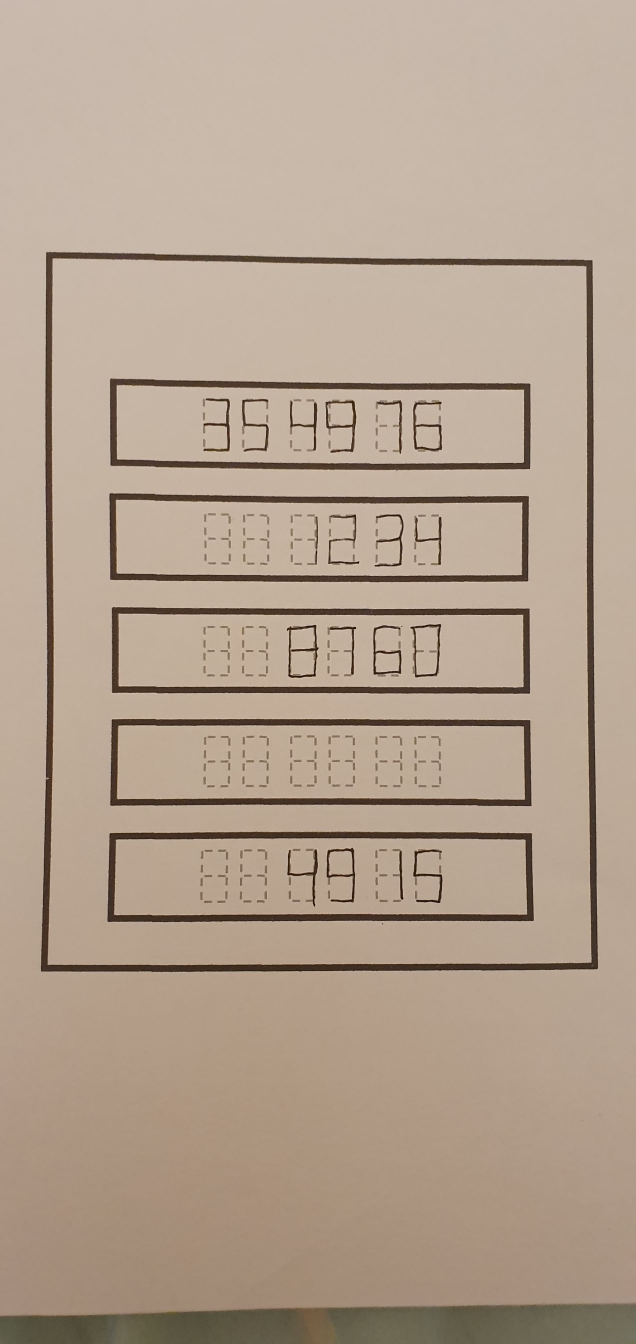
#> input picture examples/images/scorecard1.png, 1908 x 4032 px, found by its file name (shown at 1/3 size)
$ python -i recog.py   (imports and definitions only)
#> lines starting #> are read from the running program, lines starting #| are printed output that depends on the picture; after the words box and inside, x2 and y2 are one past the last pixel; in counts of white or black regions, pixels touching at a corner belong together
from pickle import TRUE
from types import NoneType
from shapely.geometry import Point, Polygon
import cv2
import numpy as np

# the program may detect multiple rectangles, and the function should identify if two rectangles are virtually the same.


def same_rect(points1, points2):
    '''points1, points2 = sorted(points1),sorted(points2)
    for p1,p2 in zip(points1,points2):
        if (p2[1]-p1[1])**2+(p2[0]-p1[0])**2 > 1000:
            return False
    print(points1,points2)
    return True'''
    for p1 in points1:
        flag = True
        for p2 in points2:
            # 2000 - proximaty treshold.
            if (p2[1]-p1[1])**2+(p2[0]-p1[0])**2 < 2000:
                flag = False
        if flag:
            return False
    return True
# checks if one rectangle is completely inside of another.


def rect_inside(rin, rout):
    '''rinx,routx = sorted(rin),sorted(rout)
    riny,routy = sorted(rin, key=lambda p:(p[1],p[0])),sorted(rout, key=lambda p:(p[1],p[0]))
    return rinx[0][0] > routx[1][0] and rinx[3][0] < routx[2][0] and riny[0][1] > routy[1][1] and riny[3][1] < routy[2][1]'''
    poly = Polygon(rout)
    for p in rin:
        point = Point(p[0], p[1])
        if not poly.contains(point):
            return False
    return True
# gets the maximal depth in a graph. the graph should not contain any cycles.


def get_depth(graph, i):
    if len(graph[i]) == 0:
        return 0
    return max(get_depth(graph, j) for j in graph[i]) + 1
# returns if the pixel is a part of the digit or not.


def is_black(pixel):
    # return (pixel[0] == 0 or pixel[2]/pixel[0] >= 1.2) and (pixel[1] == 0 or pixel[2]/pixel[1] >= 1.2)
    return sum(pixel) < 350
# identify the digit given left middle and right parts of the digit, and low, low-middle high-middle and high parts.


def identify_digit(x1, x2, x3, y1, y2, y3, y4, image):
    lu, ld, u, m, d, ru, rd = True, True, True, True, True, True, True
    for i in range(-10, 10):
        flag1, flag2 = False, False
        for x in range(x1, x2):
            if is_black(image[y2+i][x]):
                flag1 = True
            if is_black(image[y3+i][x]):
                flag2 = True
        lu = lu and flag1
        ld = ld and flag2
        flag1, flag2 = False, False
        for x in range(x2, x3):
            if is_black(image[y2+i][x]):
                flag1 = True
            if is_black(image[y3+i][x]):
                flag2 = True
        ru = ru and flag1
        rd = rd and flag2
        flag1, flag2 = False, False
        for y in range(y1, y2):
            if is_black(image[y][x2+i]):
                flag1 = True
        u = u and flag1
        for y in range(y2, y3):
            if is_black(image[y][x2+i]):
                flag2 = True
        m = m and flag2
        flag1 = False
        for y in range(y3, y4):
            if is_black(image[y][x2+i]):
                flag1 = True
        d = d and flag1
    digits = [[True, True, True, False, True, True, True], [False, False, False, False, False, True, True], [False, True, True, True, True, True, False], [False, False, True, True, True, True, True], [True, False, False, True, False, True, True], [True, False, True,
                                                                                                                                                                                                                                                        True, True, False, True], [True, True, True, True, True, False, True], [False, False, True, False, False, True, True], [True, True, True, True, True, True, True], [True, False, True, True, True, True, True], [False, False, False, False, False, False, False]]
    for i, arr in enumerate(digits):
        if lu == arr[0] and ld == arr[1] and u == arr[2] and m == arr[3] and d == arr[4] and ru == arr[5] and rd == arr[6]:
            return i
    # print('d:',lu,ld,u,m,d,ru,rd)
    return -1
# given the rectangle that contains the 6 digits, identify all the digits inside of it.
# it returns the lines that where used for the seperation (for debugging) and the digits identified.


def seperate_digits(rect, image):
    rect = sorted(rect)
    y1 = (max(rect[0][1], rect[1][1])+max(rect[2][1], rect[3][1]))//2
    y2 = (min(rect[0][1], rect[1][1])+min(rect[2][1], rect[3][1]))//2
    x1, x2 = (rect[0][0] + rect[1][0])//2, (rect[2][0]+rect[3][0])//2
    dx, dy = x2-x1, y1 - y2
    lines = []
    lines.append(((int(x1 + dx*0.19), y1), (int(x1 + dx*0.19), y2)))
    lines.append(((int(x1 + dx*0.29), y1), (int(x1 + dx*0.29), y2)))
    lines.append(((int(x1 + dx*0.4), y1), (int(x1 + dx*0.4), y2)))
    lines.append(((int(x1 + dx*0.5), y1), (int(x1 + dx*0.5), y2)))
    lines.append(((int(x1 + dx*0.6), y1), (int(x1 + dx*0.6), y2)))
    lines.append(((int(x1 + dx*0.72), y1), (int(x1 + dx*0.72), y2)))
    lines.append(((int(x1 + dx*0.82), y1), (int(x1 + dx*0.82), y2)))
    lines.append(((x1, int(y2+dy/10.0)), (x2, int(y2+dy/10.0))))
    lines.append(((x1, int(y2+dy/3.0)), (x2, int(y2+dy/3.0))))
    lines.append(((x1, int(y2+2*dy/3.0)), (x2, int(y2+2*dy/3.0))))
    lines.append(((x1, int(y2+9*dy/10.0)), (x2, int(y2+9*dy/10.0))))
    lines.append(((int(x1 + dx*0.24), y1), (int(x1 + dx*0.24), y2)))
    lines.append(((int(x1 + dx*0.34), y1), (int(x1 + dx*0.34), y2)))
    lines.append(((int(x1 + dx*0.45), y1), (int(x1 + dx*0.45), y2)))
    lines.append(((int(x1 + dx*0.55), y1), (int(x1 + dx*0.55), y2)))
    lines.append(((int(x1 + dx*0.67), y1), (int(x1 + dx*0.67), y2)))
    lines.append(((int(x1 + dx*0.77), y1), (int(x1 + dx*0.77), y2)))
    d1 = identify_digit(int(x1 + dx*0.19), int(x1 + dx*0.24), int(x1 + dx*0.29),
                        int(y2+dy/10.0), int(y2+dy/3.0), int(y2+2*dy/3.0), int(y2+9*dy/10.0), image)
    d2 = identify_digit(int(x1 + dx*0.29), int(x1 + dx*0.34), int(x1 + dx*0.4),
                        int(y2+dy/10.0), int(y2+dy/3.0), int(y2+2*dy/3.0), int(y2+9*dy/10.0), image)
    d3 = identify_digit(int(x1 + dx*0.4), int(x1 + dx*0.45), int(x1 + dx*0.5), int(
        y2+dy/10.0), int(y2+dy/3.0), int(y2+2*dy/3.0), int(y2+9*dy/10.0), image)
    d4 = identify_digit(int(x1 + dx*0.5), int(x1 + dx*0.55), int(x1 + dx*0.6), int(
        y2+dy/10.0), int(y2+dy/3.0), int(y2+2*dy/3.0), int(y2+9*dy/10.0), image)
    d5 = identify_digit(int(x1 + dx*0.6), int(x1 + dx*0.67), int(x1 + dx*0.72),
                        int(y2+dy/10.0), int(y2+dy/3.0), int(y2+2*dy/3.0), int(y2+9*dy/10.0), image)
    d6 = identify_digit(int(x1 + dx*0.72), int(x1 + dx*0.77), int(x1 + dx*0.82),
                        int(y2+dy/10.0), int(y2+dy/3.0), int(y2+2*dy/3.0), int(y2+9*dy/10.0), image)
    # print(d1%10,d2%10,d3%10,d4%10,d5%10,d6%10)
    return lines, [d1, d2, d3, d4, d5, d6]


def is_square(polygon: np.ndarray) -> bool:
    # Filter the contours based on their area and shape
    min_area = 50000  # Minimum contour area to consider
    # Minimum number of sides (approximated) to consider as a potential square
    min_sides = 4
    area = cv2.contourArea(polygon)
    sides = len(polygon)
    return area > min_area and sides == min_sides


def find_square_corners(potential_squares):
    corner_points = []
    for square in potential_squares:
        corners = []
        for point in square:
            x, y = point[0]
            corners.append((x, y))
        corner_points.append(corners)
    return corner_points


def filter_square_corners(corner_points):
    is_real_corners = [True] * len(corner_points)

    for i, points in enumerate(corner_points):
        if not is_real_corners[i]:
            continue
        for j, points2 in enumerate(corner_points):
            if j <= i:
                continue
            if same_rect(points, points2):
                is_real_corners[j] = False
    real_corners = []
    for i, points in enumerate(corner_points):
        if is_real_corners[i]:
            real_corners.append(points)
    return real_corners


def find_confined_rectangles(real_corners):
    rect_graph = [[] for i in range(len(real_corners))]
    for i, r1 in enumerate(real_corners):
        for j, r2 in enumerate(real_corners):
            if i >= j:
                continue
            if rect_inside(r1, r2):
                rect_graph[j].append(i)
            elif rect_inside(r2, r1):
                rect_graph[i].append(j)
    return rect_graph


def main():
    # code from chatgpt, don't tell anyone ;)
    # Load the image
    image_path = "./examples/images/scorecard1.png"
    image = cv2.imread(image_path)
#> image is the input picture: shape (4032, 1908, 3); mean B, G, R 143.2, 160.8, 179.3

    # Convert the image to grayscale
    gray = cv2.cvtColor(image, cv2.COLOR_BGR2GRAY)
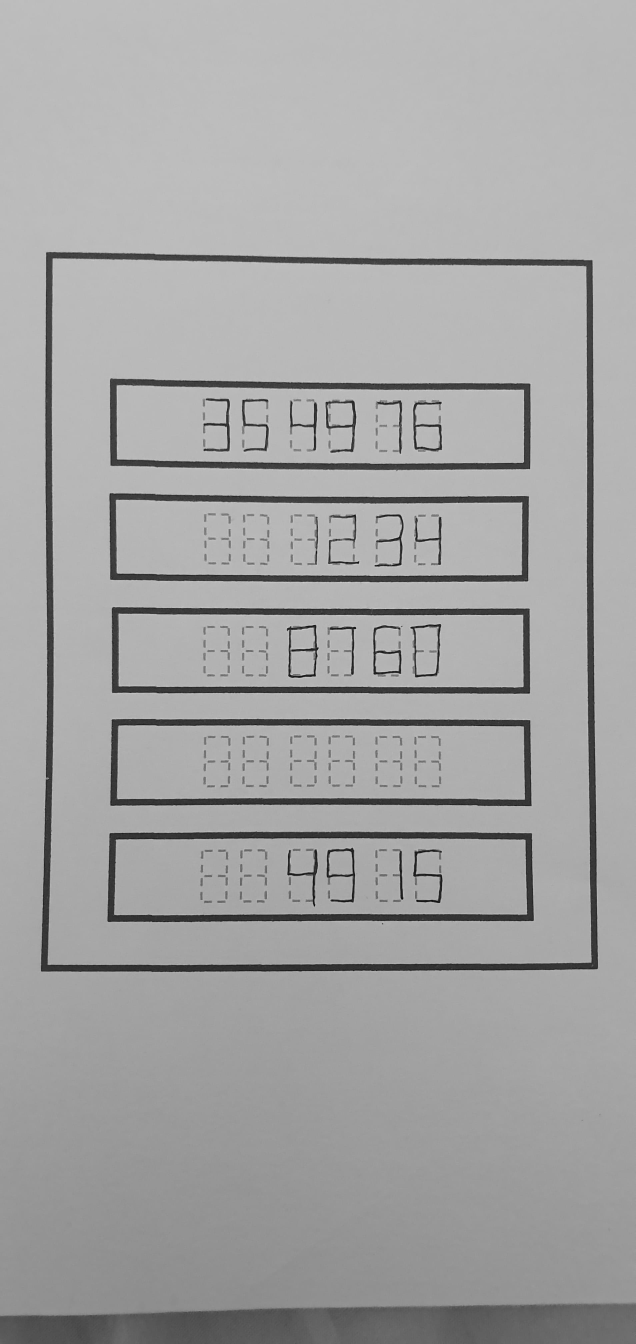
#> gray: shape (4032, 1908) (shown at 1/3 size); min 4, max 228, mean 164.3

    # Apply Gaussian blur to reduce noise
    blurred = cv2.GaussianBlur(gray, (5, 5), 0)

    # Perform edge detection
    edges = cv2.Canny(blurred, 50, 150)
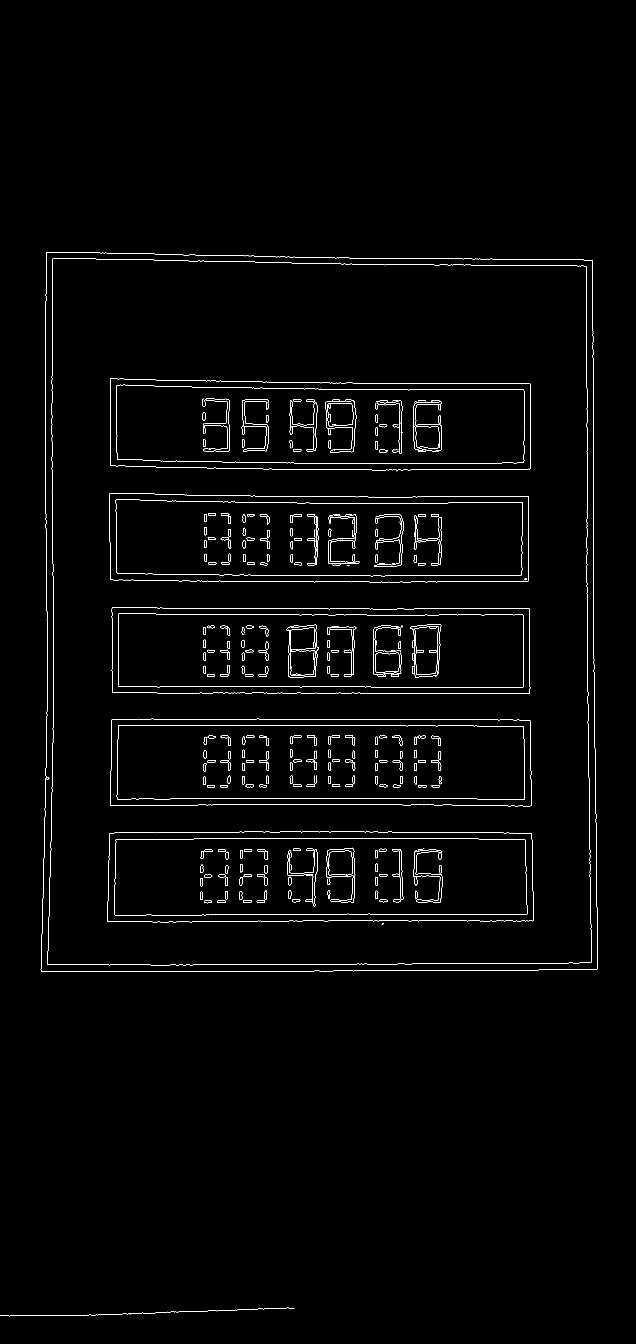
#> edges: shape (4032, 1908) (shown at 1/3 size); 0.95% white in thin lines or dots, all inside (x1, y1, x2, y2) = (0, 756, 1794, 3949)

    # Find contours in the edge map
    contours, _ = cv2.findContours(
        edges,
        cv2.RETR_LIST,
        cv2.CHAIN_APPROX_SIMPLE,
    )
#> contours = 533 contours, 116 with area under 20; largest, box (x1, y1, x2, y2) and area: (122, 756, 1794, 2916) 3527690, (122, 756, 1794, 2916) 3527675, (142, 774, 1775, 2896) 3383856, (142, 774, 1775, 2896) 3383847, (322, 2494, 1602, 2767) 339078

    polygons = map(
        lambda contour: cv2.approxPolyDP(
            contour,
            0.04 * cv2.arcLength(contour, True),
            True,
        ),
        contours,
    )

    squares = filter(is_square, polygons)
    # Get the corner points for each potential square
    square_corners = find_square_corners(squares)
#> square_corners = 20 items
    square_corners = filter_square_corners(square_corners)
#> in filter_square_corners, `is_real_corners = [True] * len(corner_points)`: is_real_corners = [True, True, True, True, True, True, True, True, True, True, True, True, True, True, True, True, True, True, True, True]
#> the loop in filter_square_corners, `for i, points in enumerate(corner_points):` made 20 passes
#> points on passes 1 to 12: [(347, 2520), (1573, 2518), (1581, 2741), (345, 2745)], [(347, 2519), (345, 2745), (1581, 2742), (1573, 2518)], [(328, 2502), (1593, 2499), (1601, 2759), (325, 2765)], [(328, 2502), (324, 2765), (1601, 2759), (1593, 2499)], [(354, 2180), (1564, 2178), (1574, 2397), (353, 2397)], [(354, 2179), (352, 2397), (1574, 2398), (1570, 2179)], [(335, 2160), (1588, 2160), (1594, 2416), (335, 2417)], [(335, 2159), (335, 2417), (1594, 2417), (1589, 2160)], [(335, 1826), (1585, 1825), (1589, 2078), (337, 2078)], [(335, 1826), (336, 2078), (1589, 2079), (1585, 1825)], [(347, 1501), (1564, 1506), (1565, 1723), (355, 1721)], [(347, 1500), (355, 1721), (1565, 1724), (1566, 1506)]
#> after the loop in filter_square_corners, `for i, points in enumerate(corner_points):`: is_real_corners = [True, False, False, False, True, False, False, False, True, False, True, False, False, False, True, False, True, False, False, False]
#> after the loop in filter_square_corners, `for i, points in enumerate(corner_points):`: real_corners = 6 items
#> square_corners = 6 items
    # finds a DAG that represents which rectangle is inside of which.
    rect_graph = find_confined_rectangles(square_corners)
#> in find_confined_rectangles, `rect_graph = [[] for i in range(len(real_corners))]`: rect_graph = [[], [], [], [], [], []]
#> the loop in find_confined_rectangles, `for i, r1 in enumerate(real_corners):` made 6 passes
#> r1 on passes 1 to 6: [(347, 2520), (1573, 2518), (1581, 2741), (345, 2745)], [(354, 2180), (1564, 2178), (1574, 2397), (353, 2397)], [(335, 1826), (1585, 1825), (1589, 2078), (337, 2078)], [(347, 1501), (1564, 1506), (1565, 1723), (355, 1721)], [(349, 1161), (1567, 1168), (1572, 1382), (353, 1378)], [(161, 774), (1759, 801), (1771, 2888), (143, 2893)]
#> rect_graph = [[], [], [], [], [], [0, 1, 2, 3, 4]]

    # Print the corner points of each polygon
    pages = []
    for i, corners in enumerate(square_corners):
        d = get_depth(rect_graph, i)
        for point in corners:
            cv2.circle(image, (point[0], point[1]), 3, (255 *
                       int(d == 0), 255*int(d == 1), 255*int(d >= 2)), -1)
        # only rectangles that contain 5 rectangles inside of them, and are of depth 1, are the pages in the image.
        if d == 1:
            if len(rect_graph[i]) != 5:
                print('whaaaaat', len(rect_graph[i]))
                continue
            pages.append([])
            for j in sorted(rect_graph[i], key=lambda k: (sorted(square_corners[k], key=lambda p: p[1])[0][1])):
                slines, digits = seperate_digits(square_corners[j], image)
                if -1 in digits:
                    pages[-1].append(['e', 'r', 'r', 'o', 'r', '!'])
                    pages[-1].append(digits)
                else:
                    pages[-1].append(digits)
                for l in slines:
                    cv2.line(image, l[0], l[1], (0, 0, 0), 1)
#> this loop made 6 passes
#> corners on passes 1 to 5: [(347, 2520), (1573, 2518), (1581, 2741), (345, 2745)], [(354, 2180), (1564, 2178), (1574, 2397), (353, 2397)], [(335, 1826), (1585, 1825), (1589, 2078), (337, 2078)], [(347, 1501), (1564, 1506), (1565, 1723), (355, 1721)], [(349, 1161), (1567, 1168), (1572, 1382), (353, 1378)]
#> corners on pass 6: [(161, 774), (1759, 801), (1771, 2888), (143, 2893)]
#> after the loop, pages = [[[3, 5, 4, 9, 7, 6], [10, 10, 1, 2, 3, 4], [10, 10, 8, 7, 6, 0], [10, 10, 10, 10, 10, 10], [10, 10, 4, 9, 1, 5]]]
    # print the results.
    for i, p in enumerate(pages):
        print('Page', i, 'times:')
        for digits in p:
            for d in digits:
                if (d == 10):
                    print('-', end="")
                else:
                    print(d, end="")
            print()
#> this loop made 1 pass
#| Page 0 times:
#| 354976
#| --1234
#| --8760
#| ------
#| --4915

    # Display the image with the potential squares highlighted
    cv2.imwrite('out/res11.jpg', image)
    cv2.imshow("Potential Squares", image)
    cv2.waitKey(0)
    cv2.destroyAllWindows()

>>> result = main()
